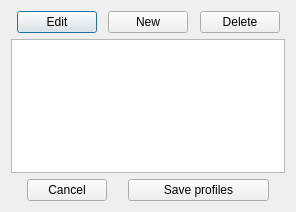
<?xml version="1.0" encoding="UTF-8"?>
<ui version="4.0">
 <class>profileMenu</class>
 <widget class="QDialog" name="profileMenu">
  <property name="geometry">
   <rect>
    <x>0</x>
    <y>0</y>
    <width>296</width>
    <height>212</height>
   </rect>
  </property>
  <property name="windowTitle">
   <string>Dialog</string>
  </property>
  <layout class="QVBoxLayout" name="verticalLayout" stretch="1,10,1">
   <item>
    <layout class="QHBoxLayout" name="hLayoutAtTop" stretch="1,3,1,3,1,3,1">
     <item>
      <spacer name="hSpace1_top">
       <property name="orientation">
        <enum>Qt::Orientation::Horizontal</enum>
       </property>
       <property name="sizeHint" stdset="0">
        <size>
         <width>40</width>
         <height>20</height>
        </size>
       </property>
      </spacer>
     </item>
     <item>
      <widget class="QPushButton" name="btnEdit">
       <property name="text">
        <string>Edit</string>
       </property>
      </widget>
     </item>
     <item>
      <spacer name="hSpace2_top">
       <property name="orientation">
        <enum>Qt::Orientation::Horizontal</enum>
       </property>
       <property name="sizeHint" stdset="0">
        <size>
         <width>40</width>
         <height>20</height>
        </size>
       </property>
      </spacer>
     </item>
     <item>
      <widget class="QPushButton" name="btnNew">
       <property name="text">
        <string>New</string>
       </property>
      </widget>
     </item>
     <item>
      <spacer name="hSpace3_top">
       <property name="orientation">
        <enum>Qt::Orientation::Horizontal</enum>
       </property>
       <property name="sizeHint" stdset="0">
        <size>
         <width>40</width>
         <height>20</height>
        </size>
       </property>
      </spacer>
     </item>
     <item>
      <widget class="QPushButton" name="btnDelete">
       <property name="text">
        <string>Delete</string>
       </property>
      </widget>
     </item>
     <item>
      <spacer name="hSpace4_top">
       <property name="orientation">
        <enum>Qt::Orientation::Horizontal</enum>
       </property>
       <property name="sizeHint" stdset="0">
        <size>
         <width>40</width>
         <height>20</height>
        </size>
       </property>
      </spacer>
     </item>
    </layout>
   </item>
   <item>
    <widget class="QListWidget" name="visibleProfileList"/>
   </item>
   <item>
    <layout class="QHBoxLayout" name="hLayoutAtBottom" stretch="1,3,1,9,1">
     <item>
      <spacer name="hSpace1_bottom">
       <property name="orientation">
        <enum>Qt::Orientation::Horizontal</enum>
       </property>
       <property name="sizeHint" stdset="0">
        <size>
         <width>40</width>
         <height>20</height>
        </size>
       </property>
      </spacer>
     </item>
     <item>
      <widget class="QPushButton" name="btnCancel">
       <property name="text">
        <string>Cancel</string>
       </property>
      </widget>
     </item>
     <item>
      <spacer name="hSpace2_bottom">
       <property name="orientation">
        <enum>Qt::Orientation::Horizontal</enum>
       </property>
       <property name="sizeHint" stdset="0">
        <size>
         <width>40</width>
         <height>20</height>
        </size>
       </property>
      </spacer>
     </item>
     <item>
      <widget class="QPushButton" name="btnSave">
       <property name="text">
        <string>Save profiles</string>
       </property>
      </widget>
     </item>
     <item>
      <spacer name="hSpace3_bottom">
       <property name="orientation">
        <enum>Qt::Orientation::Horizontal</enum>
       </property>
       <property name="sizeHint" stdset="0">
        <size>
         <width>40</width>
         <height>20</height>
        </size>
       </property>
      </spacer>
     </item>
    </layout>
   </item>
  </layout>
 </widget>
 <resources/>
 <connections/>
</ui>
